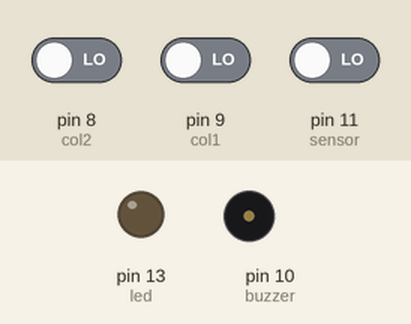
A sketch run on a simulated Arduino Uno, built with avr-gcc and run on an emulated ATmega328P. Shown: output pins drawn as LEDs (lit = HIGH), buzzer (waves = sounding). Wiring (inferred from the names in the program): 4×2 keypad with keys 1 2 3 4 5 6 7 8 (labels assumed): rows pin 4, pin 5, pin 6, pin 7; columns pin 2, pin 3. Inputs (shaded band) come from the test bench; at power-on: pin 8 (col2) LOW, pin 9 (col1) LOW, pin 11 (sensor) LOW. Pins used as bus, display or sensor lines are not drawn.

Above: at 1.2 s.
1.3 s: pin 8 (col2) driven HIGH
At 1.46 s:
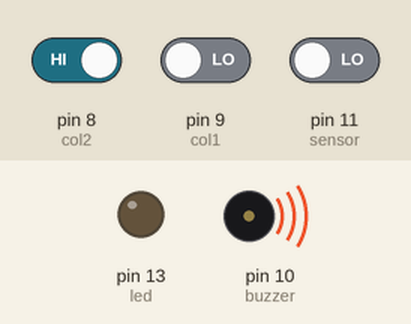
Timing chart, 0 to 4.3 s (numbered marks = the images above; inputs shaded):
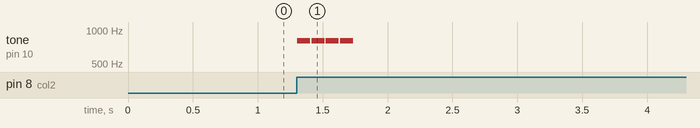

Measured:
- after the input at 1.3 s, tone on pin 10 (buzzer): alternates 800 Hz for 0.10 s and silent for 0.01 s, 8 changes in all, then stays silent, starting at once

The sketch:

sketch_feb08a.ino
```cpp
#define buzzer 10

boolean debounce(int Pin, boolean last)
{
 boolean current = digitalRead(Pin);
    if(current != last)
      {
        delay(5);
        current = digitalRead(Pin);
      }
  return(current);
}

int row1 = 4; //строки
int row2 = 5; //выход
int row3 = 6;
int row4 = 7;

int col1 = 9; //столбцы
int col2 = 8; //вход (стягивать)
int col3 = 2;
int col4 = 3;

int led = 13;
int sensor = 11;

boolean side = HIGH; //High-inside; low-outside
boolean enter = LOW;

boolean currentButton = LOW;

boolean lastButton1 = LOW;
boolean lastButton2 = LOW;
boolean lastButton3 = LOW;
boolean lastButton4 = LOW;
boolean lastButton5 = LOW;
boolean lastButton6 = LOW;
boolean lastButton7 = LOW;
boolean lastButton8 = LOW;
boolean lastButton9 = LOW;
boolean lastButton10 = LOW;
boolean lastButton11 = LOW;
boolean lastButton12 = LOW;
boolean lastButton13 = LOW;
boolean lastButton14 = LOW;
boolean lastButton15 = LOW;
boolean lastButton16 = LOW;

String key = "";

void setup()
{
  pinMode(row1, OUTPUT);
  pinMode(row2, OUTPUT);
  pinMode(row3, OUTPUT);
  pinMode(row4, OUTPUT);

  pinMode(col1, INPUT);
  pinMode(col2, INPUT);
  pinMode(col3, INPUT);
  pinMode(col4, INPUT);

  pinMode(buzzer, OUTPUT);

  pinMode(led, OUTPUT);
  pinMode(sensor, INPUT);
}

void loop()
{
  digitalWrite(row1, HIGH);
  if(debounce(col1, lastButton1) == HIGH && lastButton1 == LOW)
      {key = key + "1";    tone(buzzer, 800); delay(100); noTone(buzzer);}
       lastButton1 = debounce(col1, lastButton1);
   if(debounce(col2, lastButton2) == HIGH && lastButton2 == LOW)
      {key = key + "2";    tone(buzzer, 800); delay(100); noTone(buzzer);}
   lastButton2 = debounce(col2, lastButton2);
  if(debounce(col3, lastButton3) == HIGH && lastButton3 == LOW)
      {key = key + "3";    tone(buzzer, 800); delay(100); noTone(buzzer);}
   lastButton3 = debounce(col3, lastButton3);
    if(debounce(col4, lastButton4) == HIGH && lastButton4 == LOW)
      {key = key + "A";    tone(buzzer, 800); delay(100); noTone(buzzer);}
   lastButton4 = debounce(col4, lastButton4);
  digitalWrite(row1, LOW);

  digitalWrite(row2, HIGH);
  if(debounce(col1, lastButton5) == HIGH && lastButton5 == LOW)
      {key = key + "4";    tone(buzzer, 800); delay(100); noTone(buzzer);}
   lastButton5 = debounce(col1, lastButton5);
  if(debounce(col2, lastButton6) == HIGH && lastButton6 == LOW)
      {key = key + "5";    tone(buzzer, 800); delay(100); noTone(buzzer);}
   lastButton6 = debounce(col2, lastButton6);
  if(debounce(col3, lastButton7) == HIGH && lastButton7 == LOW)
      {key = key + "6";    tone(buzzer, 800); delay(100); noTone(buzzer);}
   lastButton7 = debounce(col3, lastButton7);
  if(debounce(col4, lastButton8) == HIGH && lastButton8 == LOW)
      {key = key + "B";    tone(buzzer, 800); delay(100); noTone(buzzer);}
   lastButton8 = debounce(col4, lastButton8);
  digitalWrite(row2, LOW);

  digitalWrite(row3, HIGH);
  if(debounce(col1, lastButton9) == HIGH && lastButton9 == LOW)
      {key = key + "7";    tone(buzzer, 800); delay(100); noTone(buzzer);}
       lastButton9 = debounce(col1, lastButton9);
   if(debounce(col2, lastButton10) == HIGH && lastButton10 == LOW)
      {key = key + "8";    tone(buzzer, 800); delay(100); noTone(buzzer);}
   lastButton10 = debounce(col2, lastButton10);
  if(debounce(col3, lastButton11) == HIGH && lastButton11 == LOW)
      {key = key + "9";    tone(buzzer, 800); delay(100); noTone(buzzer);}
   lastButton11 = debounce(col3, lastButton11);
    if(debounce(col4, lastButton12) == HIGH && lastButton12 == LOW)
      {key = key + "C";    tone(buzzer, 800); delay(100); noTone(buzzer);}
   lastButton12 = debounce(col4, lastButton12);
  digitalWrite(row3, LOW);

  digitalWrite(row4, HIGH);
  if(debounce(col1, lastButton13) == HIGH && lastButton13 == LOW) //*
      {key = "";    tone(buzzer, 800); delay(100); noTone(buzzer);}
       lastButton13 = debounce(col1, lastButton13);
   if(debounce(col2, lastButton14) == HIGH && lastButton14 == LOW)
      {key = key + "0";    tone(buzzer, 800); delay(100); noTone(buzzer);}
   lastButton14 = debounce(col2, lastButton14);
  if(debounce(col3, lastButton15) == HIGH && lastButton15 == LOW) //#
      {enter=HIGH;    tone(buzzer, 800); delay(100); noTone(buzzer);}
   lastButton15 = debounce(col3, lastButton15);
    if(debounce(col4, lastButton16) == HIGH && lastButton16 == LOW)
      {key = key + "D";    tone(buzzer, 800); delay(100); noTone(buzzer);}
   lastButton16 = debounce(col4, lastButton16);
  digitalWrite(row4, LOW);

if (enter == HIGH)
{
enter = LOW;

if(key == "1259D")
{
 side = !side;
 key = "";
if (side == LOW){digitalWrite(led, HIGH); delay(3000); digitalWrite(led, LOW);}
if (side == HIGH) digitalWrite(led, LOW);
} else if (side == LOW) digitalWrite(led, HIGH);
}

if (digitalRead(sensor) == HIGH && side == LOW) digitalWrite(led, HIGH);
}
```
